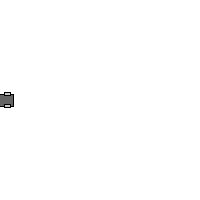
Frame 1 (no input)
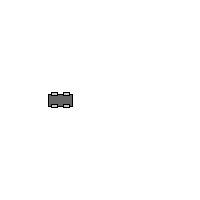
Frame 60 (the mouse pressed at the canvas centre just before this capture)
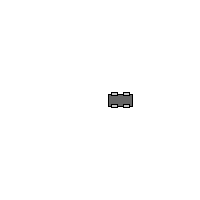
Frame 120 (the mouse held since frame 60 and released just before this capture)

The Processing sketch that drew these frames (run headless with seeded random() and noise(); from frame 60 on, the mouse is pressed at the canvas centre):

// Processing sketch: car
// ── car.pde
int globalX = 0;
int globalY = 100;
int speed = 1;

void setup() {
  size(200, 200);
}

void draw() {
  background(255);
  move();
  bounce();
  drawCar(globalX, globalY, 24, color(100));
}

void move() {
  // Change the x location by speed
  globalX = globalX + speed;
}

void bounce() {
  if ((globalX > width) || (globalX < 0)) {
    speed = speed * -1;
  }
}

void drawCar(int x, int y, int thesize, color c) {
  int offset = thesize / 4;
  rectMode(CENTER);
  stroke(0);
  fill(c);
  rect(x, y, thesize, thesize/2);
  fill(200);
  rect(x - offset, y - offset, offset, offset/2);
  rect(x + offset, y - offset, offset, offset/2);
  rect(x - offset, y + offset, offset, offset/2);
  rect(x + offset, y + offset, offset, offset/2);
}
